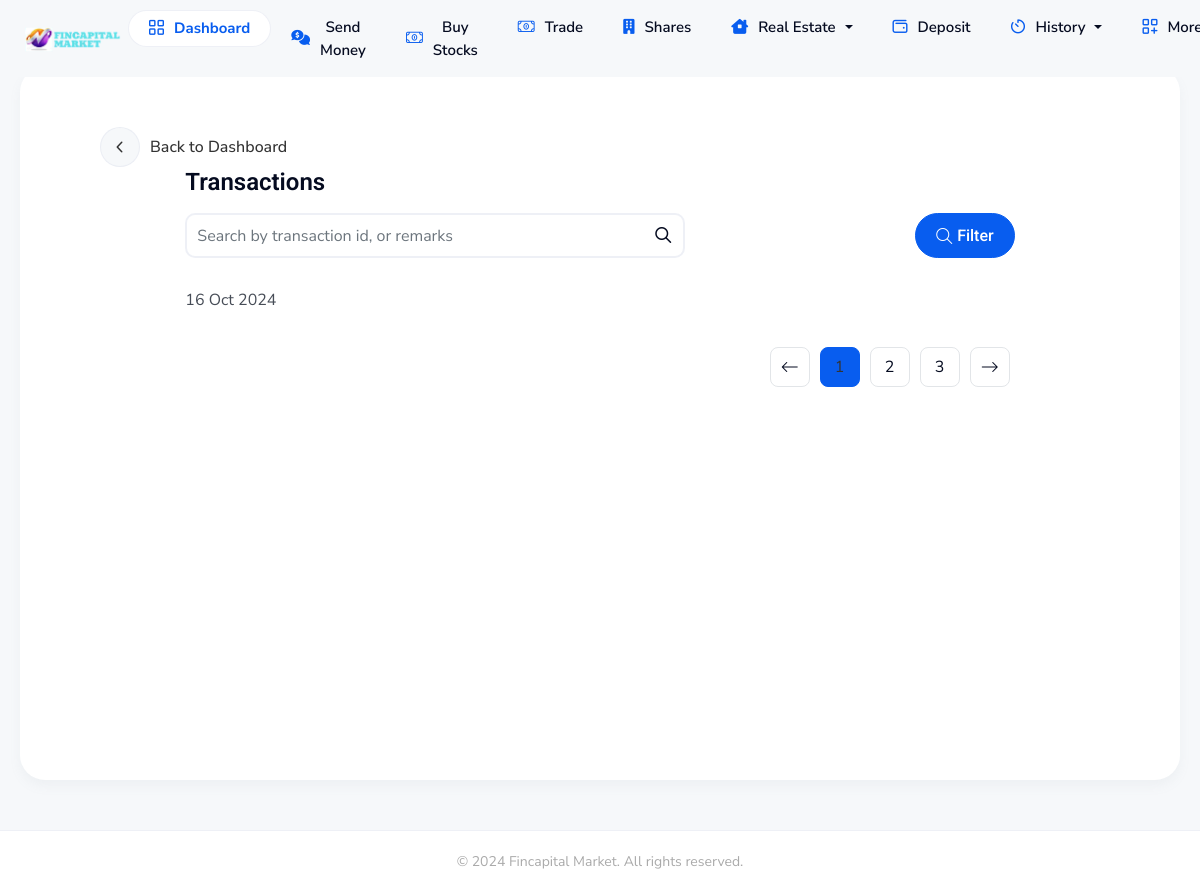
/withdrawhis (signed in), run on an earlier commit of the app's database.
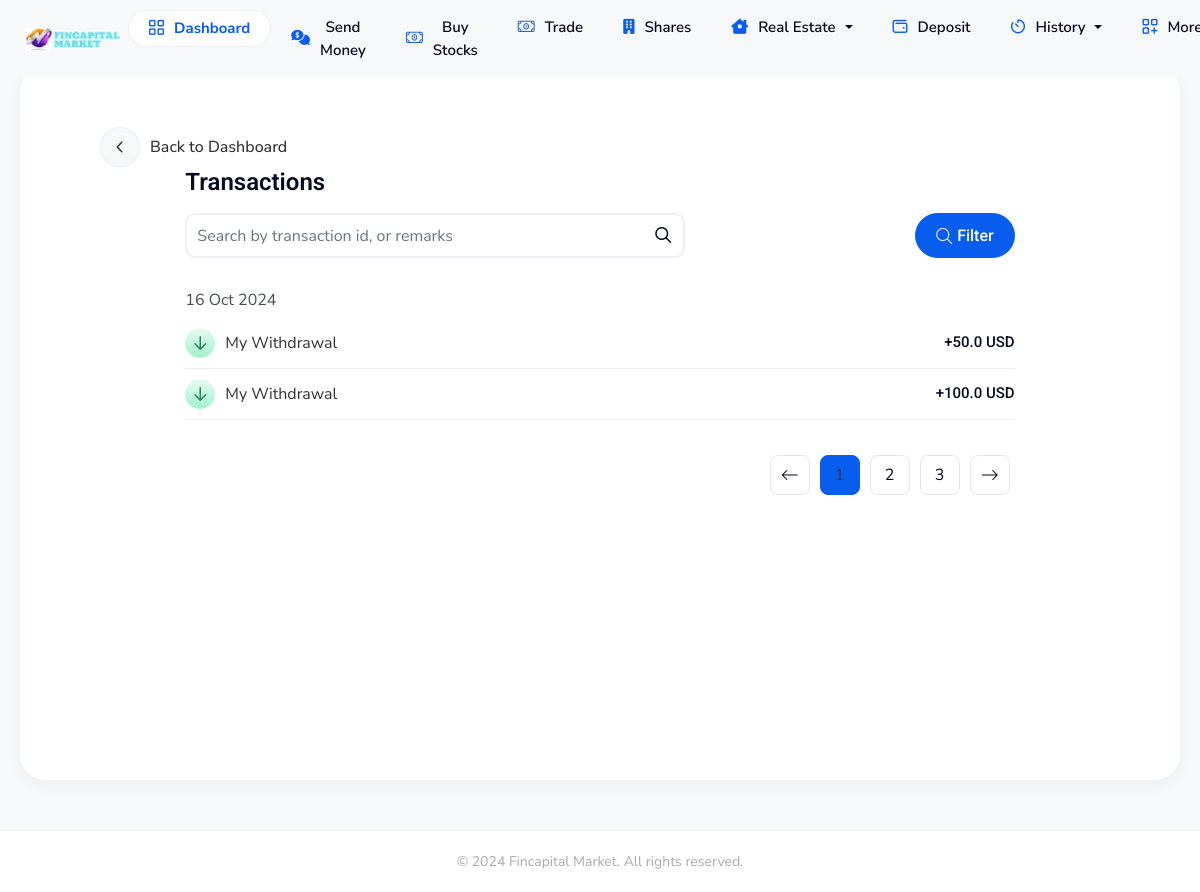
And on a later commit of the database.
### userapp/models.py (models this page shows)
class withdraw_his(models.Model):
    user = models.ForeignKey(settings.AUTH_USER_MODEL,on_delete=models.CASCADE)
    paymentm = models.ForeignKey(paymentmethod,on_delete=models.CASCADE)
    amount = models.FloatField(default=0.00)
    address = models.CharField(max_length=100)
    status = models.BooleanField(default=False)
    date = models.DateTimeField(blank=True,null=True,default=timezone.now)

### userapp/views.py (the view)
# urls.py: path('withdrawhis',views.withdrawhis, name='withdrawhis'),
@login_required
def withdrawhis(request):
   x = withdraw_his.objects.filter(user=request.user)
   return render(request,'user/withdrawhis.html', locals())

### userapp/context_processors.py (called while the page is built)
def notifications_processor(request):
    notif = None  # Initialize notifications as None
    if request.user.is_authenticated:  # Check if the user is logged in
        try:
            notif = notification.objects.filter(user=request.user)
        except notification.DoesNotExist:
            notif = None
    return {'notifications': notif}  # Return notifications to be available globally

### template/user/withdrawhis.html (shortened to what the changed rows need)
{% extends 'user/base.html' %}
{% load static %}
{% block content %}
<div class="dashboard-wrapper">
    <div class="row">
        <div class="col-xxl-8 col-xl-10 mx-auto">
            <div class="transaction-list-section">
                <div class="transaction-list">
                           {% for x in x %}
                            <a class="item showInfo" href="#"
                               data-trx_type="+"
                               data-remarks="withdrawal"
                               {% if x.satus %}
                               data-note="Approved Deposit"
                               {% else %}
                               data-note="Pending Withdrawal"
                               {% endif %}
                               data-amount="{{x.amount}} USD "
                               data-charge="0 USD "
                               data-trxid="{{x.id}}"
                               data-trx_date="{{x.date}}"
                               data-bs-toggle="modal"
                               data-bs-target="#infoViewModal"
                            >
                                <div class="left-side">
                                    <div class="icon icon-received">
                                        <i class="fa-regular fa-arrow-down"></i>
                                    </div>
                                    <div class="d-flex gap-2">
                                        My Withdrawal
                                    </div>
                                </div>
                                <div class="right-side text-end">
                                    <h5 class="mb-0">
                                        +{{x.amount}} USD
                                    </h5>
                                </div>
                            </a>
                        {% endfor %}
                </div>
            </div>
        </div>
    </div>
</div>
{% endblock %}

What changed in the data, as far as the page shows it:
added withdraw_his: amount "50.0"
added withdraw_his: amount "100.0"
